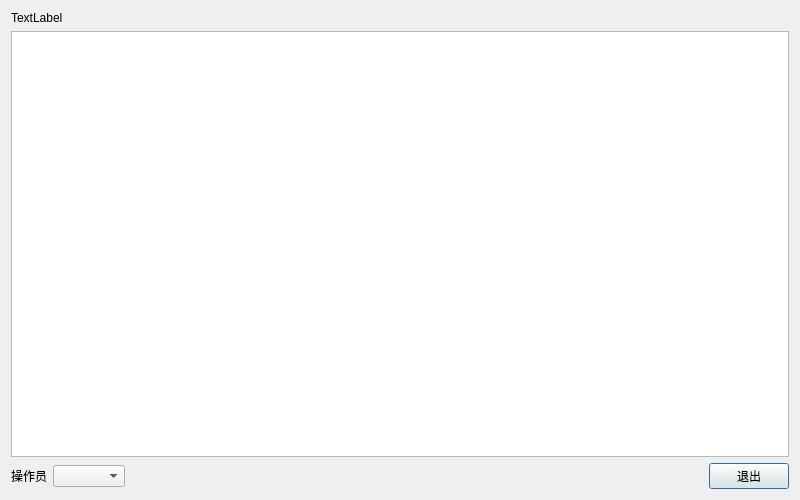
<?xml version="1.0" encoding="UTF-8"?>
<ui version="4.0">
 <class>w_m_member_report_detail_Dialog</class>
 <widget class="QDialog" name="w_m_member_report_detail_Dialog">
  <property name="geometry">
   <rect>
    <x>0</x>
    <y>0</y>
    <width>800</width>
    <height>500</height>
   </rect>
  </property>
  <property name="windowTitle">
   <string>Dialog</string>
  </property>
  <layout class="QVBoxLayout" name="verticalLayout">
   <item>
    <widget class="QLabel" name="label_desc">
     <property name="text">
      <string>TextLabel</string>
     </property>
    </widget>
   </item>
   <item>
    <widget class="lds_tableView" name="tableView"/>
   </item>
   <item>
    <layout class="QHBoxLayout" name="horizontalLayout">
     <item>
      <widget class="QLabel" name="label">
       <property name="text">
        <string>操作员</string>
       </property>
      </widget>
     </item>
     <item>
      <widget class="QComboBox" name="comboBox_vch_operID"/>
     </item>
     <item>
      <spacer name="horizontalSpacer">
       <property name="orientation">
        <enum>Qt::Horizontal</enum>
       </property>
       <property name="sizeHint" stdset="0">
        <size>
         <width>40</width>
         <height>20</height>
        </size>
       </property>
      </spacer>
     </item>
     <item>
      <widget class="lds_toolbar_button" name="pushButton_2">
       <property name="text">
        <string>退出</string>
       </property>
       <property name="outer_stylesheet" stdset="0">
        <string>pushbutton</string>
       </property>
      </widget>
     </item>
    </layout>
   </item>
  </layout>
 </widget>
 <customwidgets>
  <customwidget>
   <class>lds_toolbar_button</class>
   <extends>QPushButton</extends>
   <header>lds_toolbar_button.h</header>
  </customwidget>
  <customwidget>
   <class>lds_tableView</class>
   <extends>QTableView</extends>
   <header>lds_tableview.h</header>
  </customwidget>
 </customwidgets>
 <resources/>
 <connections>
  <connection>
   <sender>pushButton_2</sender>
   <signal>clicked()</signal>
   <receiver>w_m_member_report_detail_Dialog</receiver>
   <slot>reject()</slot>
   <hints>
    <hint type="sourcelabel">
     <x>442</x>
     <y>340</y>
    </hint>
    <hint type="destinationlabel">
     <x>342</x>
     <y>357</y>
    </hint>
   </hints>
  </connection>
 </connections>
</ui>
